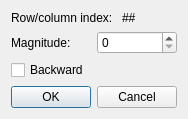
<?xml version="1.0" encoding="UTF-8"?>
<ui version="4.0">
 <class>LengthMapValueEditDialog</class>
 <widget class="QDialog" name="LengthMapValueEditDialog">
  <property name="geometry">
   <rect>
    <x>0</x>
    <y>0</y>
    <width>167</width>
    <height>106</height>
   </rect>
  </property>
  <property name="windowTitle">
   <string>Edit Length</string>
  </property>
  <layout class="QGridLayout" name="gridLayout">
   <item row="0" column="0">
    <layout class="QHBoxLayout" name="horizontalLayout">
     <item>
      <widget class="QLabel" name="label">
       <property name="sizePolicy">
        <sizepolicy hsizetype="Maximum" vsizetype="Preferred">
         <horstretch>0</horstretch>
         <verstretch>0</verstretch>
        </sizepolicy>
       </property>
       <property name="text">
        <string>Row/column index: </string>
       </property>
      </widget>
     </item>
     <item>
      <widget class="QLabel" name="indexLabel">
       <property name="text">
        <string>##</string>
       </property>
      </widget>
     </item>
    </layout>
   </item>
   <item row="1" column="0">
    <layout class="QHBoxLayout" name="horizontalLayout_2">
     <item>
      <widget class="QLabel" name="label_3">
       <property name="text">
        <string>Magnitude: </string>
       </property>
      </widget>
     </item>
     <item>
      <widget class="QSpinBox" name="magnitudeSpinBox">
       <property name="maximum">
        <number>63</number>
       </property>
      </widget>
     </item>
    </layout>
   </item>
   <item row="2" column="0">
    <widget class="QCheckBox" name="reversedCheckBox">
     <property name="text">
      <string>Backward</string>
     </property>
    </widget>
   </item>
   <item row="3" column="0">
    <widget class="QDialogButtonBox" name="buttonBox">
     <property name="orientation">
      <enum>Qt::Horizontal</enum>
     </property>
     <property name="standardButtons">
      <set>QDialogButtonBox::Cancel|QDialogButtonBox::Ok</set>
     </property>
    </widget>
   </item>
  </layout>
 </widget>
 <resources/>
 <connections>
  <connection>
   <sender>buttonBox</sender>
   <signal>accepted()</signal>
   <receiver>LengthMapValueEditDialog</receiver>
   <slot>accept()</slot>
   <hints>
    <hint type="sourcelabel">
     <x>248</x>
     <y>254</y>
    </hint>
    <hint type="destinationlabel">
     <x>157</x>
     <y>274</y>
    </hint>
   </hints>
  </connection>
  <connection>
   <sender>buttonBox</sender>
   <signal>rejected()</signal>
   <receiver>LengthMapValueEditDialog</receiver>
   <slot>reject()</slot>
   <hints>
    <hint type="sourcelabel">
     <x>316</x>
     <y>260</y>
    </hint>
    <hint type="destinationlabel">
     <x>286</x>
     <y>274</y>
    </hint>
   </hints>
  </connection>
 </connections>
</ui>
